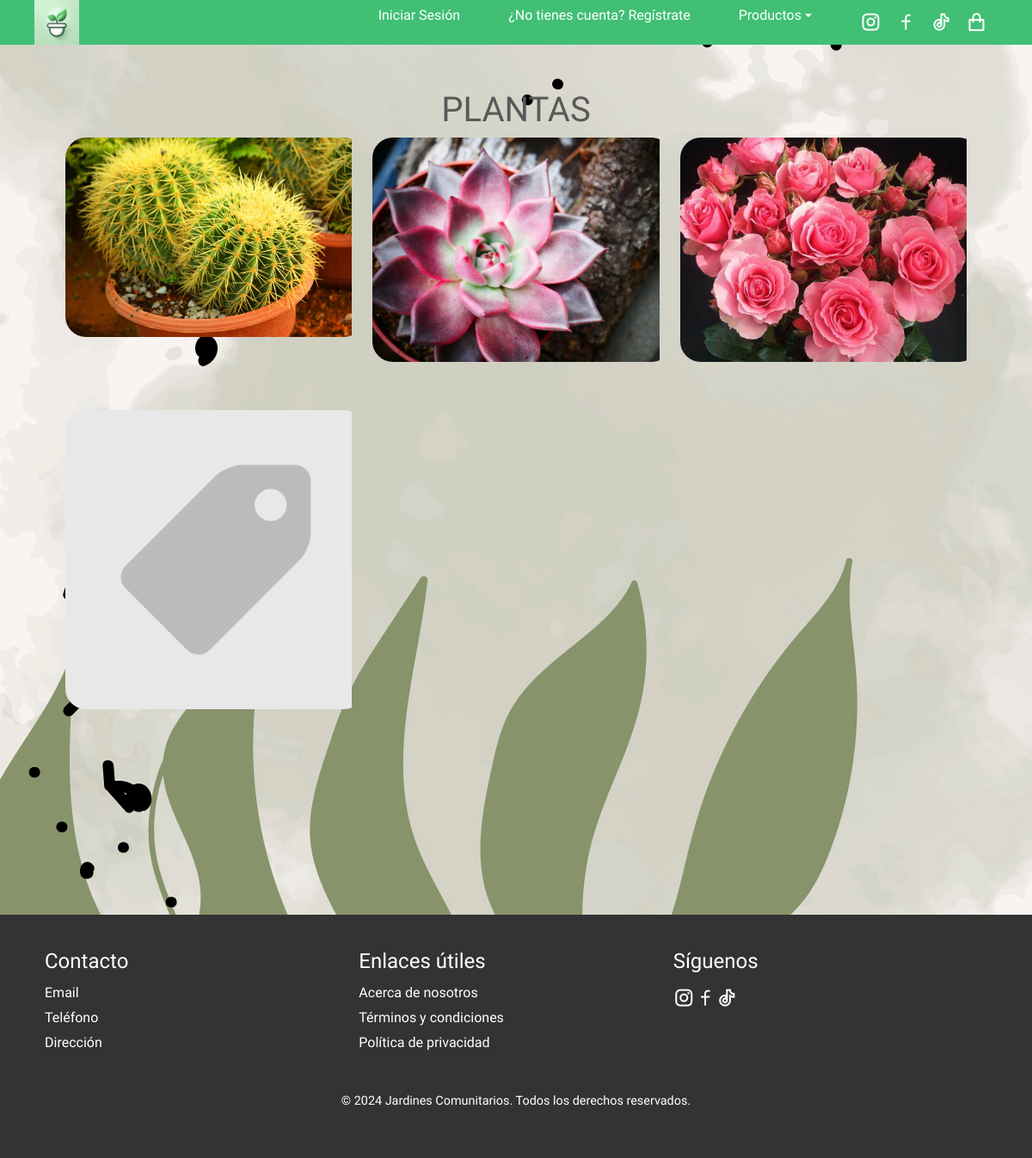
Before: /alumnos/plantas with the older database file.
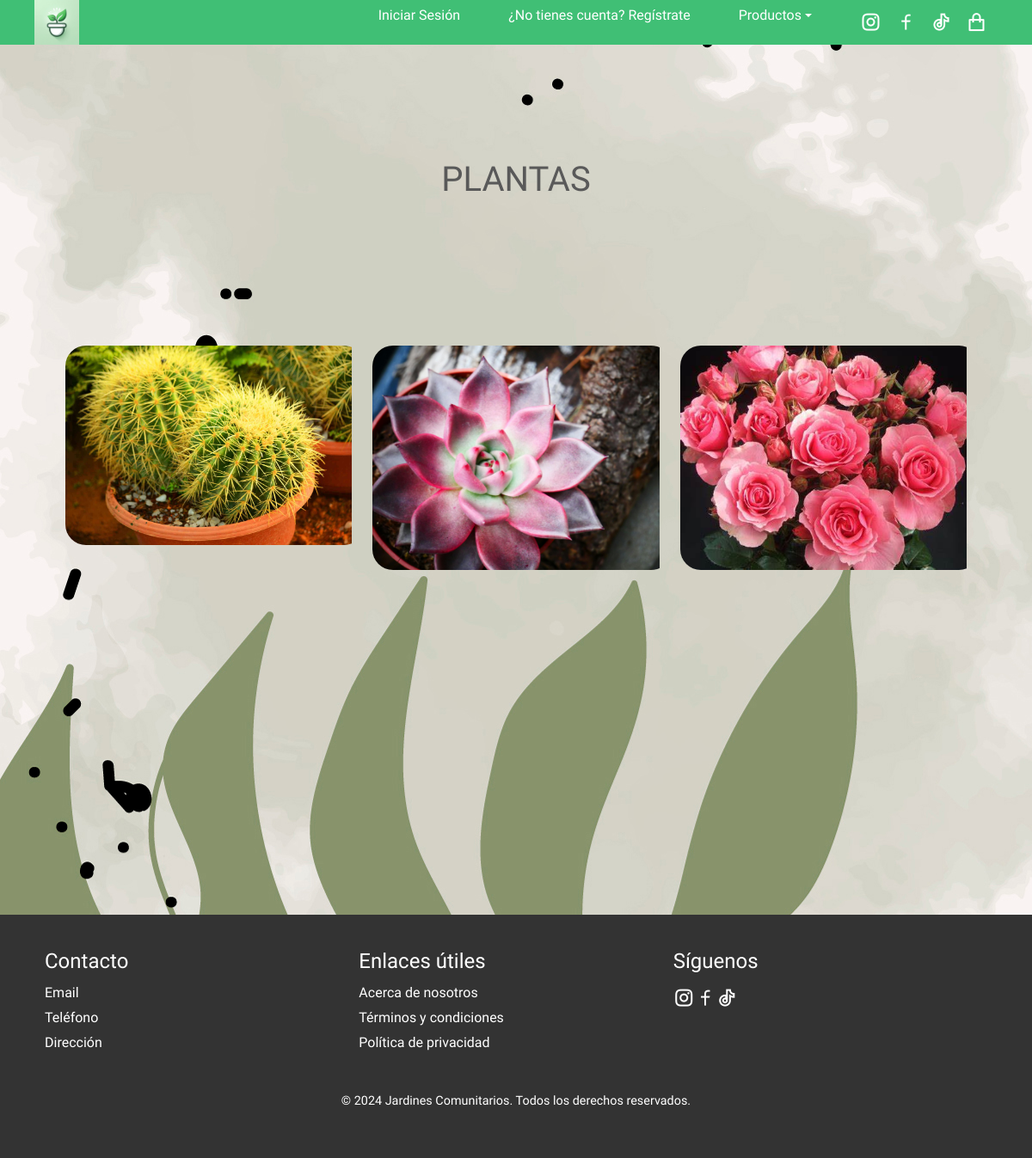
After: the same page with the newer database file.
### alumnos/models.py (models this page shows)
class Producto(models.Model):
    id_producto = models.CharField(primary_key=True, max_length=10)
    producto = models.CharField(max_length=20)
    precio = models.PositiveIntegerField()
    id_categoria = models.ForeignKey('Categoria',on_delete=models.CASCADE, db_column='idCategoria')
    imagen = models.ImageField(upload_to='productos/', default='media/default.png')
    activo = models.IntegerField()

### alumnos/views.py (the view)
# urls.py: path('plantas', views.plantas, name='plantas'),
def plantas(request):
    plantas=Producto.objects.raw('SELECT * FROM alumnos_producto WHERE idCategoria = 1')
    context={ "plantas":plantas,}
    return render(request, 'alumnos/plantas.html', context)

### alumnos/templates/alumnos/plantas.html (shortened to what this page needs)
{% extends "alumnos/base.html"%}
{% load crispy_forms_tags %}
{% load static %}
{% block css %}
<link rel="stylesheet" href="https://cdnjs.cloudflare.com/ajax/libs/remixicon/4.2.0/remixicon.min.css">
<link rel="stylesheet" type="text/css" href="{% static 'css/styles_cards.css' %}">
{% endblock %}
{% block content %}
<div class="container__card" style="margin-bottom: 20%;">
    <h1>PLANTAS</h1>
    <div class="card__container">
        {% for x in plantas %}
            <article class="card__article">
                <img src="{{ x.imagen.url }}" alt="{{ x.nombre }}" class="card__img producto-imagen">
            </article>
        {% endfor %}
    </div>
</div>
{% endblock %}

### alumnos/templates/alumnos/base.html (shortened to what this page needs)
<!DOCTYPE html>
<html lang="en">
<head>
    <link href="https://cdn.jsdelivr.net/npm/bootstrap@5.0.2/dist/css/bootstrap.min.css"
    rel="stylesheet">
    {% load crispy_forms_tags %}
    {% load static %}
    <link rel="stylesheet" type="text/css" href="{% static 'css/footer.css' %}">
    <link rel="stylesheet" type="text/css" href="{% static 'css/styles_cards.css' %}">
    {% block css %}
    {% endblock %}
</head>
<body style="background-image: url(/alumnos/static/img/fondo1.jpg);">
    <header class="header" id="header">
        <nav class="nav container">
            <a href="{% url 'index' %}" class="nav__logo">
                <img src="{% static 'img/logo.jpg' %}" alt="Inicio" width="52" height="52">
            </a>
            <div class="nav__menu" id="nav-menu">
                <ul class="nav__list">
                    {% if user.is_authenticated %}
                        <li class="nav__item">
                            <a href="{% url 'index' %}" class="nav__link">
                                <i class="ri-arrow-right-up-line"></i>
                                <span>Hola {{ user.username }}</span>
                            </a>
                        </li>
                        <li class="nav__item">
                            <a href="{% url 'salir' %}" class="nav__link">
                                <i class="ri-arrow-right-up-line"></i>
                                <span>Cerrar Sesión</span>
                            </a>
                        </li>
                        <li class="nav__item">
                            <a href="{% url 'crud' %}" class="nav__link">
                                <i class="ri-arrow-right-up-line"></i>
                                <span>Gestionar productos</span>
                            </a>
                        </li>
                    {% else %}
                        <li class="nav__item">
                            <a href="{% url 'acceder' %}" class="nav__link">
                                <span>Iniciar Sesión</span>
                            </a>
                        </li>
                        <li class="nav__item">
                            <a href="{% url 'registro' %}" class="nav__link">
                                <span>¿No tienes cuenta? Regístrate</span>
                            </a>
                        </li>
                    {% endif %}
                    <li class="nav__item dropdown">
                        <a class="nav__link dropdown-toggle" href="#" role="button" data-bs-toggle="dropdown" aria-expanded="false">
                            <span>Productos</span>
                        </a>
                    </li>
                </ul>
                <div class="nav__social">
                    <a href="#" target="_blank" class="nav__social-link">
                        <i class="ri-instagram-line"></i>
                    </a>
                    <a href="#" target="_blank" class="nav__social-link">
                        <i class="ri-facebook-line"></i>
                    </a>
                    <a href="#" target="_blank" class="nav__social-link">
                        <i class="ri-tiktok-line"></i>
                    </a>
                    <a class="nav__social-link" data-bs-toggle="offcanvas" data-bs-target="#offcanvasRight" aria-controls="offcanvasRight">
                        <i class="ri-shopping-bag-line"></i>
                    </a>
                </div>
            </div>
        </nav>
    </header>
    <div class="container mt-4">
        {% block content %}
        {% endblock %}
    </div>
    <footer class="footer" style="margin-top: 20%;" id="footer">
        <div class="container">
            <div class="footer__content">
                <div class="footer__section">
                    <h3 class="footer__title">Contacto</h3>
                    <ul class="footer__links">
                        <li><a href="#" class="footer__link">Email</a></li>
                        <li><a href="#" class="footer__link">Teléfono</a></li>
                        <li><a href="#" class="footer__link">Dirección</a></li>
                    </ul>
                </div>
                <div class="footer__section">
                    <h3 class="footer__title">Enlaces útiles</h3>
                    <ul class="footer__links">
                        <li><a href="#" class="footer__link">Acerca de nosotros</a></li>
                        <li><a href="#" class="footer__link">Términos y condiciones</a></li>
                        <li><a href="#" class="footer__link">Política de privacidad</a></li>
                    </ul>
                </div>
                <div class="footer__section">
                    <h3 class="footer__title">Síguenos</h3>
                    <ul class="footer__social">
                        <li><a href="#" class="footer__social-link"><i class="ri-instagram-line"></i></a></li>
                        <li><a href="#" class="footer__social-link"><i class="ri-facebook-line"></i></a></li>
                        <li><a href="#" class="footer__social-link"><i class="ri-tiktok-line"></i></a></li>
                    </ul>
                </div>
            </div>
            <p class="footer__copyright">© 2024 Jardines Comunitarios. Todos los derechos reservados.</p>
        </div>
    </footer>
</body>
</html>

### alumnos/static/css/footer.css (style rules this page uses)
.footer { background-color: #333; color: #fff; padding: 40px 0; }
.footer__content { display: flex; flex-wrap: wrap; justify-content: space-between; }
.footer__section { flex: 1 1 300px; margin-bottom: 20px; }
.footer__title { font-size: 1.5rem; margin-bottom: 10px; }
.footer__links { list-style: none; padding: 0; margin: 0; }
.footer__link { color: #fff; text-decoration: none; display: block; margin-bottom: 5px; }
.footer__social { list-style: none; padding: 0; margin: 0; display: flex; }
.footer__social-link { color: #fff; text-decoration: none; font-size: 1.5rem; margin-right: 10px; }
.footer__social-link:last-child { margin-right: 0; }
.footer__copyright { text-align: center; margin-top: 20px; font-size: 0.9rem; }

### alumnos/static/css/styles_cards.css (style rules this page uses)
:root { --first-color: hsl(82, 60%, 28%); --title-color: hsl(0, 0%, 15%); --text-color: hsl(0, 0%, 35%); --body-color: hsl(0, 0%, 95%); --container-color: hsl(0, 0%, 100%); --white-color: hsl(0, 0%, 100%); --black-color: hsl(145, 50%, 50%); --body-font: "Montserrat Alternates", sans-serif; --h2-font-size: 1.25rem; --small-font-size: .813rem; --h1-font-size: 1.5rem; --normal-font-size: .938rem; --header-height: 3.5rem; --font-regular: 400; --font-medium: 500; --z-tooltip: 10; --z-fixed: 100; }
@media screen and (min-width: 1120px) { :root { --h2-font-size: 1.5rem; --small-font-size: .875rem; --normal-font-size: 1rem; } }
* { box-sizing: border-box; padding: 0; margin: 0; }
body { font-family: var(--body-font); background-color: var(--body-color); color: var(--text-color); font-size: var(--normal-font-size); }
.container { max-width: 1120px; margin-inline: 1.5rem; }
ul { list-style: none; }
a { text-decoration: none; }
html { scroll-behavior: smooth; }
.container__card { display: grid; place-items: center; margin-inline: 1.5rem; padding-block: 5rem; }
.card__container { display: grid; row-gap: 3.5rem; }
.card__article { position: relative; overflow: hidden; }
.card__img { width: 328px; border-radius: 1.5rem; }
@media screen and (min-width: 768px) { .card__container { grid-template-columns: repeat(1,1fr); column-gap: 1.5rem; } }
@media screen and (min-width:1120px) { .container__card { height: 100vh; } }
@media screen and (min-width:1120px) { .card__container { grid-template-columns: repeat(3,1fr); } }
@media screen and (min-width:1120px) { .card__img { width: 348px; } }
.header { position: fixed; width: 100%; top: 0; left: 0; background-color: var(--black-color); z-index: var(--z-fixed); }
.nav { position: relative; height: var(--header-height); display: flex; justify-content: space-between; align-items: center; }
.nav__logo { color: var(--white-color); font-weight: var(--font-medium); }
.nav__list, .nav__social { display: flex; }
.nav__list { flex-direction: column; row-gap: 3rem; }
.nav__link { position: relative; color: var(--white-color); font-size: var(--h1-font-size); font-weight: var(--font-medium); display: inline-flex; align-items: center; transition: opacity .4s; }
.nav__link span { position: relative; transition: margin .4s; }
.nav__link span::after { content: ''; position: absolute; left: 0; bottom: -6px; width: 0; height: 2px; background-color: var(--white-color); transition: width .4s ease-out; }
.nav__social { column-gap: 1rem; }
.nav__social-link { color: var(--white-color); font-size: 1.5rem; transition: transform .4s; }
@media screen and (min-width: 1150px) { .container { margin-inline: auto; } }
@media screen and (min-width: 1150px) { .nav { height: calc(var(--header-height)+2rem); } }
@media screen and (min-width: 1150px) { .nav__link { font-size: var(--normal-font-size); } }
@media screen and (min-width: 1150px) { .nav__list { flex-direction: row; column-gap: 3.5rem; } }
@media screen and (min-width: 1150px) { .nav__menu { display: flex; align-items: center; column-gap: 3.5rem; } }

Changed rows visible on the page:
removed Producto: imagen (placeholder picture)
